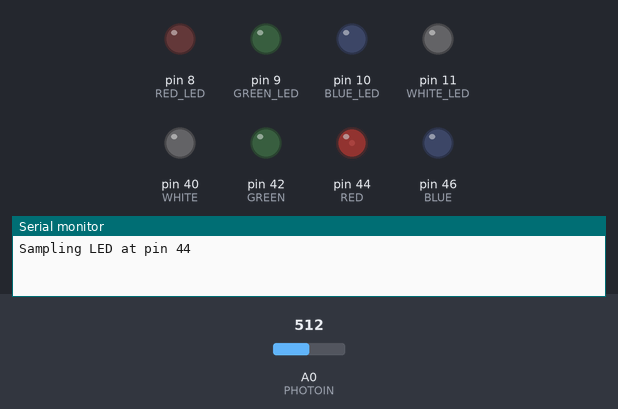
Recording of a sketch running on a simulated Arduino Mega 2560, built with avr-gcc and run on an emulated ATmega2560. Parts: output pins drawn as LEDs (lit = HIGH), the last lines printed to the serial monitor. Inputs (shaded band) come from the test bench; at power-on: A0 (PHOTOIN) = 512.

Above: at 0.2 s.
At 1.0 s:
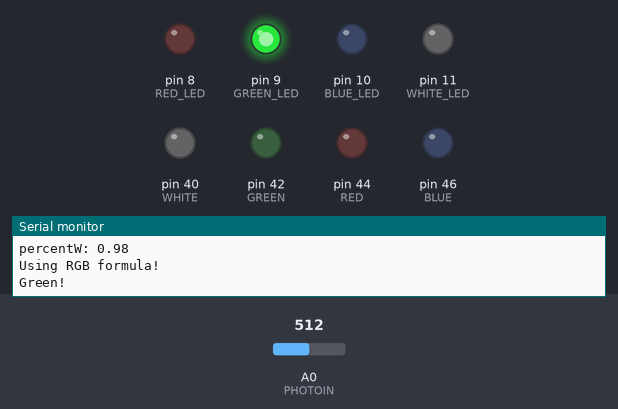
Timing chart, 0 to 2.5 s (numbered marks = the images above):
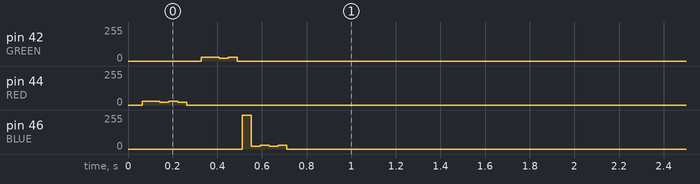

The sketch:

lab5pt3.ino
```cpp
/**
7. Add a red, green, blue, and white LED to your design (from your kit). Connect each one to an
Arduino digital output on one side and through a 330Ω resistor to ground on the other.
8. Create a discrimination function that determines if a paper sheet is:
a. Red
b. Green
c. Blue
d. Black
e. White
And turns on the corresponding LED to indicate which. (No LED for black)
**/
#define CALIBRATION_MODE 1
#define DEBUG 1

#define RED 44
#define BLUE 46
#define GREEN 42
#define WHITE 40
#define TIMEINTERVAL 1000
#define PHOTOIN A0

#define RED_LED 8
#define GREEN_LED 9
#define BLUE_LED 10
#define WHITE_LED 11

#define SAMPLE_COUNT 20

#define MIN(a,b) ((a)<(b)?(a):(b))
#define MAX(a,b) ((a)>(b)?(a):(b))

enum colorCodes {
  CODE_RED,
  CODE_BLUE,
  CODE_GREEN,
  CODE_WHITE,
  CODE_BLACK,

  // Unofficial colors
  CODE_ORANGE,
  CODE_YELLOW,
  CODE_PURPLE,
  CODE_PINK,
};

typedef struct rgb {
  float r, g, b;
} RGB;

typedef struct hsl {
  float h, s, l;
} HSL;

/******* CHANGE EVERYTHING BELOW *******/

// How to calibrate:
// FOR RGB:
//  1. Find the maximum R, G, B, W values for each color sheet.
//  2. Put those values into maxR, maxG, maxB, maxW, respectively.
// FOR HSL:
//  1. Approximate the sRGB value and put it into the calibrationRGB struct
//  2. Record the coefficients logged. Note those down.
//  3. Do this for every possible color sheet
//  4. Average the coefficients out and put them in rChange, gChange, bChange

// This is the RGB value we are estimating for a given object
RGB calibrationRGB = {
  r: 52.0,
  g: 89.0,
  b: 128.0
};

// GREEN: 65, 140, 76
// BLUE 52, 89, 128
// RED 230, 86, 76

// Coefficients (trueRgb/ourRgb)

float rChange = 1.10;
float gChange = 1.94;
float bChange = 1.16;

// srgb of object -> our rgb coordinates
// our rgb coordinates -> srgb -> hsl -> classify

const float maxR = 140.0;
const float maxG = 80.8;
const float maxB = 105.0;
const float maxW = 130;

/******* CHANGE EVERYTHING ABOVE *******/

int i;

int redReading[SAMPLE_COUNT];
int greenReading[SAMPLE_COUNT];
int blueReading[SAMPLE_COUNT];
int whiteReading[SAMPLE_COUNT];

void sampleLED(int LED, int reading[]) {
  if(DEBUG) Serial.print("Sampling LED at pin ");
  if(DEBUG) Serial.println(LED);

  reading[0] = analogRead(PHOTOIN);

  // Take 100 samples of the LED
  for (i = 0; i < SAMPLE_COUNT; i++) {
    // Enable the LED
    digitalWrite(LED, HIGH);
    delayMicroseconds((unsigned long)(TIMEINTERVAL));

    // Record the phototransistor reading
    reading[i] = analogRead(PHOTOIN);
    digitalWrite(LED, LOW);

    // Wait 100ms before taking another sample
    delay(10);
  }
}

float getValues(int reading[]) {
  int sum = 0;
  for (i = 0; i < SAMPLE_COUNT; i++) {
    sum += reading[i];
  }
  return ((float) sum) / SAMPLE_COUNT / 1024 * 255.0;
}

float clamp(float x, float min, float max) {
  return MAX(MIN(x, max), min);
}

void resolveColor(int color) {
  switch(color) {
    case CODE_RED:
      Serial.println("Red!");
      digitalWrite(RED_LED, HIGH);
      break;
    case CODE_GREEN:
      Serial.println("Green!");
      digitalWrite(GREEN_LED, HIGH);
      break;
    case CODE_BLUE:
      Serial.println("Blue!");
      digitalWrite(BLUE_LED, HIGH);
      break;
    case CODE_WHITE:
      Serial.println("White!");
      digitalWrite(WHITE_LED, HIGH);
      break;
    case CODE_BLACK:
      Serial.println("Black!");
      break;
    case CODE_ORANGE:
      Serial.println("Orange!");
      break;
    case CODE_YELLOW:
      Serial.println("Yellow!");
      break;
    case CODE_PURPLE:
      Serial.println("Purple!");
      break;
    case CODE_PINK:
      Serial.println("Pink!");
      break;
    default:
      Serial.println("An unknown color was provided...");
  }
}

void setup() {
  Serial.begin(9600);

  // Configure pins
  pinMode(RED, OUTPUT);
  digitalWrite(RED, LOW);
  pinMode(BLUE, OUTPUT);
  digitalWrite(BLUE, LOW);
  pinMode(GREEN, OUTPUT);
  digitalWrite(GREEN, LOW);
  pinMode(WHITE, OUTPUT);
  digitalWrite(WHITE, LOW);

  pinMode(RED_LED, OUTPUT);
  pinMode(BLUE_LED, OUTPUT);
  pinMode(GREEN_LED, OUTPUT);
  pinMode(WHITE_LED, OUTPUT);

  digitalWrite(RED_LED, LOW);
  digitalWrite(BLUE_LED, LOW);
  digitalWrite(GREEN_LED, LOW);
  digitalWrite(WHITE_LED, LOW);

  analogReference(DEFAULT);

  pinMode(PHOTOIN, INPUT);

  sampleLED(RED, redReading);
  delay(10);
  sampleLED(GREEN, greenReading);
  delay(10);
  sampleLED(BLUE, blueReading);

  int r = getValues(redReading);
  int g = getValues(greenReading);
  int b = getValues(blueReading);
  int w = (r + g + b)/3;

  if(DEBUG) Serial.print("r: ");
  if(DEBUG) Serial.println(r);
  if(DEBUG) Serial.print("g: ");
  if(DEBUG) Serial.println(g);
  if(DEBUG) Serial.print("b: ");
  if(DEBUG) Serial.println(b);
  if(DEBUG) Serial.print("w: ");
  if(DEBUG) Serial.println(w);

  if(DEBUG) Serial.print("analog r: ");
  if(DEBUG) Serial.println((int) r * 1024.0 / 255.0 );
  if(DEBUG) Serial.print("analog g: ");
  if(DEBUG) Serial.println((int) g * 1024.0 / 255.0  );
  if(DEBUG) Serial.print("analog b: ");
  if(DEBUG) Serial.println((int) b * 1024.0 / 255.0 );
  if(DEBUG) Serial.print("analog w: ");
  if(DEBUG) Serial.println((int) w * 1024.0 / 255.0 );

  if(CALIBRATION_MODE) {
    rChange = calibrationRGB.r / r;
    gChange = calibrationRGB.g / g;
    bChange = calibrationRGB.b / b;
    Serial.println("\n\nCalibration values:");
    Serial.print("rChange = ");
    Serial.print(rChange);
    Serial.print(";\ngChange = ");
    Serial.print(gChange);
    Serial.print(";\nbChange = ");
    Serial.print(bChange);
    Serial.println(";\n\n");
  }

  int color1 = discriminateByRGB(r, g, b, w);
  int color2 = discriminateByHSL(r,g,b,w);

  Serial.println("Using RGB formula!");
  resolveColor(color1);

  // Serial.println("Using HSL formula!");
  // resolveColor(color2);
}

int discriminateByRGB(float r, float g, float b, float w) {
  // Normalize color
  // Note, real normalization would also consider minR,
  // we are assuming that to be zero, but that may not
  // be the case.
  float percentR = ((float) r) / ((float) maxR);
  float percentG = ((float) g) / ((float) maxG);
  float percentB = ((float) b) / ((float) maxB);
  float percentW = ((float) w) / ((float) maxW);


  if(DEBUG) Serial.print("percentR: ");
  if(DEBUG) Serial.println(percentR);
  if(DEBUG) Serial.print("percentG: ");
  if(DEBUG) Serial.println(percentG);
  if(DEBUG) Serial.print("percentB: ");
  if(DEBUG) Serial.println(percentB);
  if(DEBUG) Serial.print("percentW: ");
  if(DEBUG) Serial.println(percentW);

  // If no color reaches 25% of its maximum, say it's black
  const float cutoffForBlack = 0.75;

  // Check black/white
  if(percentW > 1) {
    return CODE_WHITE;
  }

  if(firstIsBiggest(cutoffForBlack, percentR, percentG, percentB, percentW)) {
    return CODE_BLACK;
  }

  if(firstIsBiggest(percentR, percentG, percentB, percentW, 0)) {
    return CODE_RED;
  }

  if(firstIsBiggest(percentG, percentB, percentW, 0, 0)) {
    return CODE_GREEN;
  }

  if(firstIsBiggest(percentB, percentW, 0, 0, 0)) {
    return CODE_BLUE;
  }

  return CODE_WHITE;

}

// Checks to see if the first argument has the largest value
bool firstIsBiggest(float a, float b, float c, float d, float e) {
  return a > b && a > c && a > d && a > e;
}

HSL rgb2hsl(float r, float g, float b) {

  HSL result;

  r /= 255;
  g /= 255;
  b /= 255;

  float max = MAX(MAX(r,g),b);
  float min = MIN(MIN(r,g),b);

  result.h = result.s = result.l = (max + min) / 2;

  if (max == min) {
    result.h = result.s = 0; // achromatic
  }
  else {
    float d = max - min;
    result.s = (result.l > 0.5) ? d / (2 - max - min) : d / (max + min);

    if (max == r) {
      result.h = (g - b) / d + (g < b ? 6 : 0);
    }
    else if (max == g) {
      result.h = (b - r) / d + 2;
    }
    else if (max == b) {
      result.h = (r - g) / d + 4;
    }

    result.h /= 6;
  }

  return result;

}

int discriminateByHSL(float r, float g, float b, float w) {
  r = clamp(r * rChange, 0, 255);
  g = clamp(g * gChange, 0, 255);
  b = clamp(b * bChange, 0, 255);

  // Multiply by coefficients
  HSL hslValue = rgb2hsl(r, g, b);

  // Filter out grays and whites
  if(hslValue.s < 0.5 && hslValue.l < 0.2) {
    return CODE_BLACK;// TODO: change these as needed
  }

  if(hslValue.s < 0.5 && hslValue.l > 0.9) {
    return CODE_WHITE; // TODO: change these as needed
  }

  float h = hslValue.h;
  // Get color
  if(h <= 0.04)  return CODE_RED;
  if(h <= 0.11)  return CODE_ORANGE;
  if(h <= 0.175) return CODE_YELLOW;
  if(h <= 0.46)  return CODE_GREEN;
  if(h <= 0.69)  return CODE_BLUE;
  if(h <= 0.77)  return CODE_PURPLE;
  if(h <= 0.96)  return CODE_PINK;
  return CODE_RED;
}

void loop() {}
```
